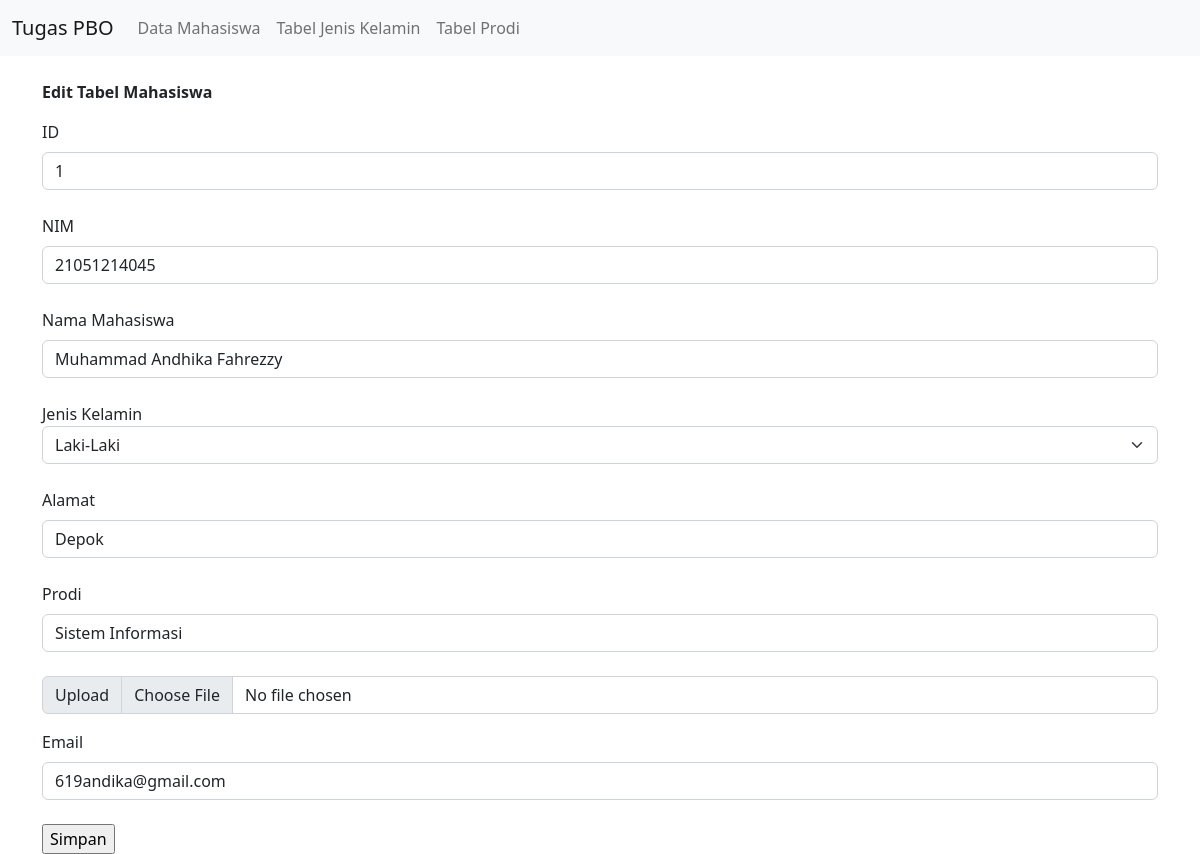
/edit-T-Mhs.php?nim=21051214045, run on the app's committed database.
### tables this page shows
CREATE TABLE `tbl_mhs` (
  `id_mhs` int(11) NOT NULL,
  `nim` varchar(255) NOT NULL,
  `nama_mhs` varchar(255) NOT NULL,
  `jk` int(11) NOT NULL,
  `alamat` text NOT NULL,
  `prodi` int(11) NOT NULL,
  `foto` varchar(255) NOT NULL,
  `email` varchar(255) NOT NULL
);

CREATE TABLE `tbl_jk` (
  `id_jk` int(11) NOT NULL,
  `nama` varchar(255) NOT NULL
);

CREATE TABLE `tbl_prodi` (
  `id_prodi` int(11) NOT NULL,
  `jenjang` varchar(255) NOT NULL,
  `nama_prodi` varchar(255) NOT NULL
);

### edit-T-Mhs.php (the view, shortened to what this page needs)
<?php
include 'koneksi.php';
$data_edit = mysqli_query($conn, "SELECT * FROM tbl_mhs INNER JOIN tbl_prodi ON tbl_mhs.prodi = tbl_prodi.id_prodi INNER JOIN tbl_jk ON tbl_mhs.jk = tbl_jk.id_jk WHERE nim = '".$_GET['nim']."'");
$result = mysqli_fetch_array($data_edit);
?>
<!doctype html>
<html lang="en">
  <head>
    <link rel="stylesheet" type="text/css" href="css/bootstrap.min.css">
  </head>
  <body>
        <nav class="navbar navbar-expand-lg bg-light">
        <div class="container-fluid">
            <a class="navbar-brand" href="index.php">Tugas PBO</a>
            <div class="collapse navbar-collapse" id="navbarNav">
            <ul class="navbar-nav">
                <li class="nav-item">
                <a class="nav-link" href="T-Mhs.php">Data Mahasiswa</a>
                </li>
                <li class="nav-item">
                <a class="nav-link" href="T-JK.php">Tabel Jenis Kelamin</a>
                </li>
                <li class="nav-item">
                <a class="nav-link" href="T-Prodi.php">Tabel Prodi</a>
                </li>
            </ul>
            </div>
        </div>
        </nav>
    <div class="container">
        <br><p class="fw-bold"> Edit Tabel Mahasiswa</p>
        <form action="" method="POST">
        <div>
            <label class="form-label">ID</label>
            <input type="text" class="form-control" name="id_mhs" value="<?php echo $result['id_mhs'] ?>" required><br>
        </div>
        <div>
            <label class="form-label">NIM</label>
            <input type="text" class="form-control" name="nim" value="<?php echo $result['nim'] ?>" required><br>
        </div>
        <div>
            <label class="form-label">Nama Mahasiswa</label>
            <input type="text" class="form-control" name="nama_mhs" value="<?php echo $result['nama_mhs'] ?>" required><br>
        </div>
        <div class="col-auto">
            <label for="autoSizingSelect">Jenis Kelamin</label>
            <select name="jk" class="form-select" id="autoSizingSelect">
            <option selected value="<?php echo $result['nama'] ?>"><?php echo $result['nama'] ?></option>
            </select><br>
        </div>
        <div>
            <label class="form-label">Alamat</label>
            <input type="text" class="form-control" name="alamat" value="<?php echo $result['alamat'] ?>" required><br>
        </div>
        <div>
            <label class="form-label">Prodi</label>
            <input type="text" class="form-control" name="prodi" value="<?php echo $result['nama_prodi'] ?>" required><br>
        </div>
        <div class="input-group mb-3">
            <label class="input-group-text" for="inputGroupFile01">Upload</label>
            <input type="file" class="form-control" id="inputGroupFile01" name="foto" required>
        </div>
        <div>
            <label class="form-label">Email</label>
            <input type="text" class="form-control" name="email" value="<?php echo $result['email'] ?>" required><br>
        </div>
        <div>
            <input type="submit" name="edit" value="Simpan">
        </div>
        </form>
    </div>
  </body>
</html>

### data on the page
tbl_mhs: id_mhs "1", nim "21051214045", nama_mhs "Muhammad Andhika Fahrezzy", jk "Laki-Laki", alamat "Depok", prodi "Sistem Informasi", email "619andika@gmail.com"
